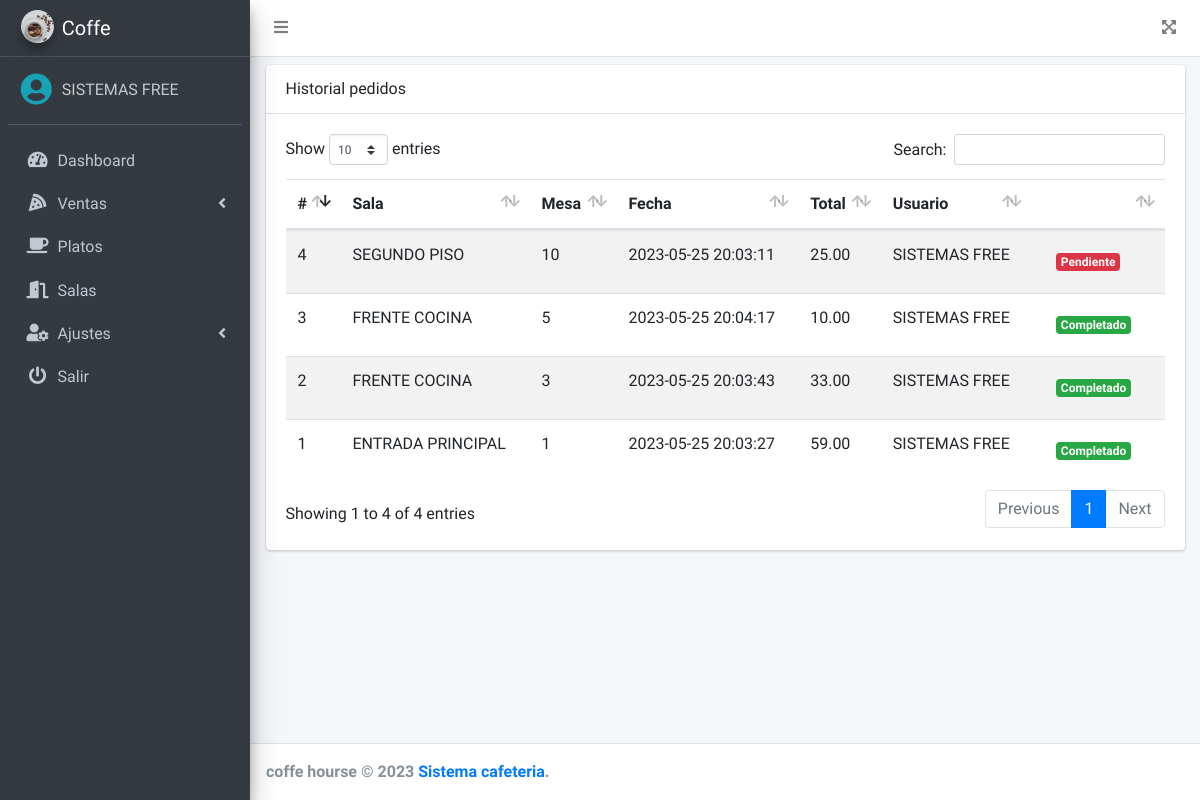
Before: /src/lista_ventas.php (signed in) with the older database file.
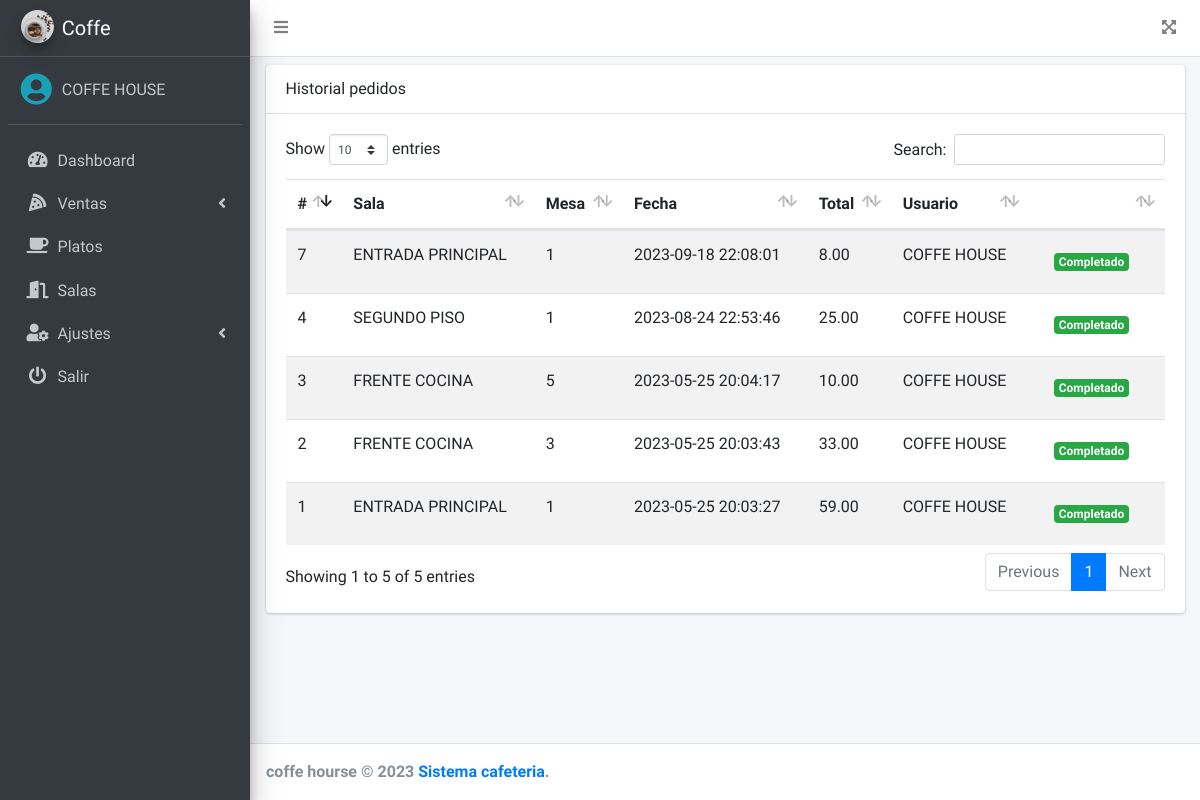
After: the same page with the newer database file.
### tables this page shows
CREATE TABLE `pedidos` (
  `id` int(11) NOT NULL,
  `id_sala` int(11) NOT NULL,
  `num_mesa` int(11) NOT NULL,
  `fecha` timestamp NOT NULL DEFAULT current_timestamp() ON UPDATE current_timestamp(),
  `total` decimal(10,2) NOT NULL,
  `observacion` text DEFAULT NULL,
  `estado` enum('PENDIENTE','FINALIZADO') NOT NULL DEFAULT 'PENDIENTE',
  `id_usuario` int(11) NOT NULL
);

CREATE TABLE `salas` (
  `id` int(11) NOT NULL,
  `nombre` varchar(100) NOT NULL,
  `mesas` int(11) NOT NULL,
  `estado` int(11) NOT NULL DEFAULT 1
);

CREATE TABLE `usuarios` (
  `id` int(11) NOT NULL,
  `nombre` varchar(200) NOT NULL,
  `correo` varchar(200) NOT NULL,
  `pass` varchar(50) NOT NULL,
  `rol` int(11) NOT NULL,
  `estado` int(11) NOT NULL DEFAULT 1
);

### src/lista_ventas.php (the view, shortened to what the changed rows need)
<?php
if ($_SESSION['rol'] == 1 || $_SESSION['rol'] == 2) {
    require_once "../conexion.php";
    $query = mysqli_query($conexion, "SELECT p.*, s.nombre AS sala, u.nombre FROM pedidos p INNER JOIN salas s ON p.id_sala = s.id INNER JOIN usuarios u ON p.id_usuario = u.id");
    include_once "includes/header.php";
?>
    <div class="card">
        <div class="card-header">
            Historial pedidos
        </div>
        <div class="card-body">
            <div class="table-responsive">
                <table class="table table-striped" id="tbl">
                    <thead>
                        <tr>
                            <th>#</th>
                            <th>Sala</th>
                            <th>Mesa</th>
                            <th>Fecha</th>
                            <th>Total</th>
                            <th>Usuario</th>
                            <th></th>
                        </tr>
                    </thead>
                    <tbody>
                        <?php while ($row = mysqli_fetch_assoc($query)) {
                            if ($row['estado'] == 'PENDIENTE') {
                                $estado = '<span class="badge badge-danger">Pendiente</span>';
                            } else {
                                $estado = '<span class="badge badge-success">Completado</span>';
                            }
                        ?>
                            <tr>
                                <td><?php echo $row['id']; ?></td>
                                <td><?php echo $row['sala']; ?></td>
                                <td><?php echo $row['num_mesa']; ?></td>
                                <td><?php echo $row['fecha']; ?></td>
                                <td><?php echo $row['total']; ?></td>
                                <td><?php echo $row['nombre']; ?></td>
                                <td>
                                    <a href="#" class="btn"><?php echo $estado; ?></a>
                                </td>
                            </tr>
                        <?php } ?>
                    </tbody>
                </table>
            </div>
        </div>
    </div>
<?php include_once "includes/footer.php";
} else {
    header('Location: permisos.php');
}
?>

### src/includes/header.php (shortened to what the changed rows need)
<!DOCTYPE html>
<html lang="en">
<head>
    <link rel="stylesheet" href="../assets/plugins/fontawesome-free/css/all.min.css">
    <link rel="stylesheet" href="https://code.ionicframework.com/ionicons/2.0.1/css/ionicons.min.css">
    <link rel="stylesheet" href="../assets/dist/css/adminlte.min.css">
    <link rel="stylesheet" href="../assets/plugins/datatables-bs4/css/dataTables.bootstrap4.min.css">
</head>
<body class="hold-transition sidebar-mini">
    <div class="wrapper">
        <nav class="main-header navbar navbar-expand navbar-white navbar-light">
            <ul class="navbar-nav">
                <li class="nav-item">
                    <a class="nav-link" data-widget="pushmenu" href="#" role="button"><i class="fas fa-bars"></i></a>
                </li>
            </ul>
            <ul class="navbar-nav ml-auto">
                <li class="nav-item">
                    <a class="nav-link" data-widget="fullscreen" href="#" role="button">
                        <i class="fas fa-expand-arrows-alt"></i>
                    </a>
                </li>
            </ul>
        </nav>
        <aside class="main-sidebar sidebar-dark-primary elevation-4">
            <a href="dashboard.php" class="brand-link">
                <img src="../assets/img/cafe.jpg" alt="AdminLTE Logo" class="brand-image img-circle elevation-3" style="opacity: .8">
                <span class="brand-text font-weight-light">Coffe</span>
            </a>
            <div class="sidebar">
                <div class="user-panel mt-3 pb-3 mb-3 d-flex">
                    <div class="image">
                        <i class="fas fa-user-circle fa-2x text-info"></i>
                    </div>
                    <div class="info">
                        <a href="#" class="d-block"><?php echo $_SESSION['nombre']; ?></a>
                    </div>
                </div>
                <nav class="mt-2">
                    <ul class="nav nav-pills nav-sidebar flex-column" data-widget="treeview" role="menu" data-accordion="false">
                        <li class="nav-item">
                            <a href="dashboard.php" class="nav-link">
                                <i class="nav-icon fas fa-tachometer-alt"></i>
                                <p>
                                    Dashboard
                                </p>
                            </a>
                        </li>
                        <li class="nav-item">
                            <a href="#" class="nav-link">
                                <i class="nav-icon fas fa-pizza-slice"></i>
                                <p>
                                    Ventas
                                    <i class="fas fa-angle-left right"></i>
                                </p>
                            </a>
                        </li>
                        <?php if ($_SESSION['rol'] == 1 || $_SESSION['rol'] == 2) {
                            echo '<li class="nav-item">
                                <a href="platos.php" class="nav-link">
                                    <i class="nav-icon fas fa-coffee"></i>
                                    <p>
                                        Platos
                                    </p>
                                </a>
                            </li>';
                        } if ($_SESSION['rol'] == 1) {
                            echo '<li class="nav-item">
                                <a href="salas.php" class="nav-link">
                                    <i class="nav-icon fas fa-door-open"></i>
                                    <p>
                                        Salas
                                    </p>
                                </a>
                            </li>
                            <li class="nav-item">
                                <a href="#" class="nav-link">
                                    <i class="nav-icon fas fa-user-cog"></i>
                                    <p>
                                        Ajustes
                                        <i class="fas fa-angle-left right"></i>
                                    </p>
                                </a>
                                <ul class="nav nav-treeview">
                                    <li class="nav-item">
                                        <a href="usuarios.php" class="nav-link">
                                            <i class="far fa-circle nav-icon"></i>
                                            <p>Usuarios</p>
                                        </a>
                                    </li>
                                    <li class="nav-item">
                                        <a href="config.php" class="nav-link">
                                            <i class="far fa-circle nav-icon"></i>
                                            <p>Configuración</p>
                                        </a>
                                    </li>
                                </ul>
                            </li>';
                        } ?>
                        <li class="nav-item">
                            <a href="salir.php" class="nav-link">
                                <i class="nav-icon fas fa-power-off"></i>
                                <p>
                                    Salir
                                </p>
                            </a>
                        </li>
                    </ul>
                </nav>
            </div>
        </aside>
        <div class="content-wrapper">
            <div class="content">
                <div class="container-fluid py-2">

Changed rows visible on the page:
changed through a linked row, pedidos id 1: id_usuario.nombre "SISTEMAS FREE" → "COFFE HOUSE"
changed through a linked row, pedidos id 2: id_usuario.nombre "SISTEMAS FREE" → "COFFE HOUSE"
changed through a linked row, pedidos id 3: id_usuario.nombre "SISTEMAS FREE" → "COFFE HOUSE"
changed pedidos "SEGUNDO PISO": num_mesa "10" → "1"; fecha "2023-05-25 20:03:11" → "2023-08-24 22:53:46"; id_usuario.nombre "SISTEMAS FREE" → "COFFE HOUSE"; estado "Pendiente" → "Completado"
added pedidos: id "7", id_sala.nombre "ENTRADA PRINCIPAL", num_mesa "1", fecha "2023-09-18 22:08:01", total "8.00", id_usuario.nombre "COFFE HOUSE", estado "Completado"
Other visible differences:
$_SESSION['nombre']: "SISTEMAS FREE" → "COFFE HOUSE"
text written by a page script: "Show entries Search: Showing 1 to 4 of 4 entries Previous 1 Next" → "Show entries Search: Showing 1 to 5 of 5 entries Previous 1 Next"
